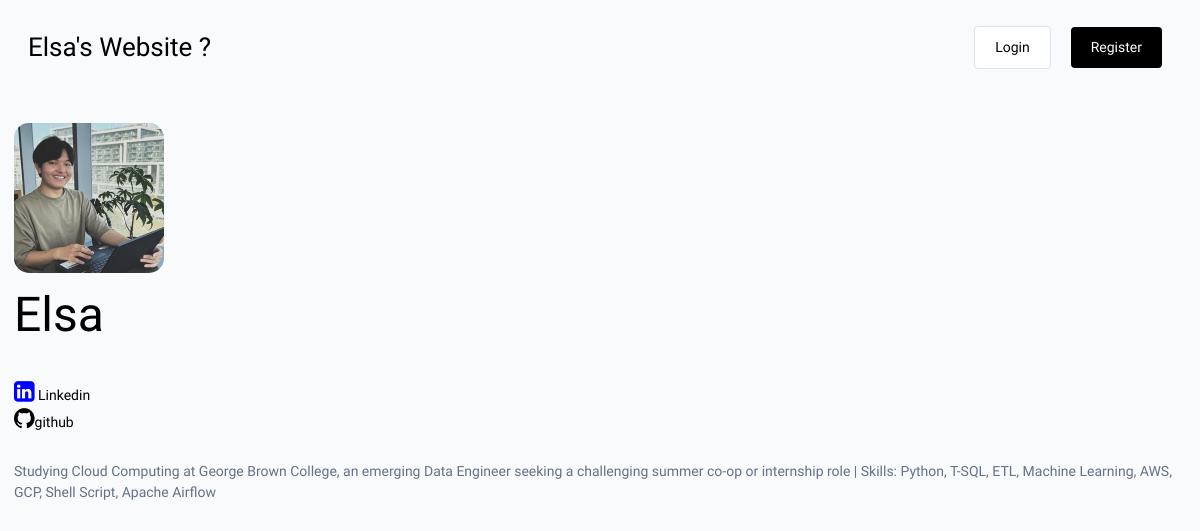
Page /user/f1359b21-4fd9-44fa-a54a-ffbf77c2e698/ on the committed database.
### base/models.py (models this page shows)
class User(AbstractUser):
    name = models.CharField(max_length=100, null=True)
    email = models.EmailField(unique=True, null=True)
    bio = models.TextField(null=True, blank=True)
    hackathon_participant = models.BooleanField(default=True, null=True)
    avatar = ResizedImageField(size=[300,300], default='avatar.png')
    id = models.UUIDField(default=uuid.uuid4, unique=True,
                          primary_key=True, editable=False)
    USERNAME_FIELD = 'email'
    REQUIRED_FIELDS = ['username']
    twitter = models.URLField(max_length=500, null=True, blank=True)
    linkedin = models.URLField(max_length=500, null=True, blank=True)
    website = models.URLField(max_length=500, null=True, blank=True)
    facebook = models.URLField(max_length=500, null=True, blank=True)
    github = models.URLField(max_length=500, null=True, blank=True)
    class Meta:
        ordering = ['avatar']

### base/views.py (the view)
# urls.py: path('user/<str:pk>/', views.user_page, name="profile"),
def user_page(request, pk):
    user = User.objects.get(id=pk)
    context = {'user':user}
    return render(request, 'profile.html', context)

### templates/profile.html (shortened to what this page needs)
{% extends 'main.html' %}
{% block content %}
<link rel="stylesheet" href="https://cdnjs.cloudflare.com/ajax/libs/font-awesome/4.7.0/css/font-awesome.min.css">
    <div class="section">
        <img class="user--avatar--lg" src="{{user.avatar.url}}"/>
        <h1>{{user.name}}</h1>
    </div>
    <div class="section">
        {% if user.linkedin %}
            <div>
                <i style="font-size:24px;color:blue" class="fa">&#xf08c;</i> <a href="{{user.linkedin}}" target="_blank">Linkedin</a>
            </div>
        {% endif %}
        {% if user.github %}
            <div>
                <i class="fa fa-github" style="font-size:24px"></i><a href="{{user.github}}" target="_blank">github</a>
            </div>
        {% endif %}
    </div>
    <div class="section">
        {% if user.bio %}
        <p>{{user.bio}}</p>
        {% endif %}
    </div>
{% endblock content %}

### static/css/main.css (style rules this page uses)
* { box-sizing: border-box; margin: 0; padding: 0; font-family: 'Readex Pro'; background-color: rgb(249, 250,251); line-height: 1.5em; color: #000; font-size: 14px; }
h1,h2,h3,h4,h5,h6 { font-weight: 500; }
h1 { font-size: 48px; }
p { color: #637287; }
a { text-decoration: none; }
.section { margin: 2em 0; }
.user--avatar--lg { height: 150px; width: 150px; object-fit: cover; border-radius: 15px; margin: 0; padding: 0; line-height: 0; }

### rows in the picture
User: avatar (picture), name "Elsa", bio "Studying Cloud Computing at George Brown College, an emerging Data Engineer seeking a challenging summer co-op or internship role | Skills: Python, T-SQL, ETL, Machine Learning, AWS, GCP, Shell Script, Apache Airflow"
